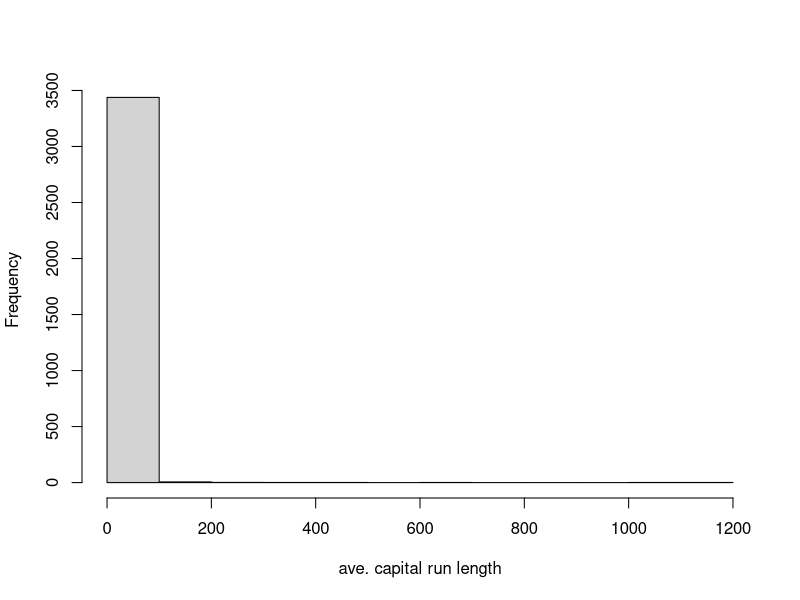
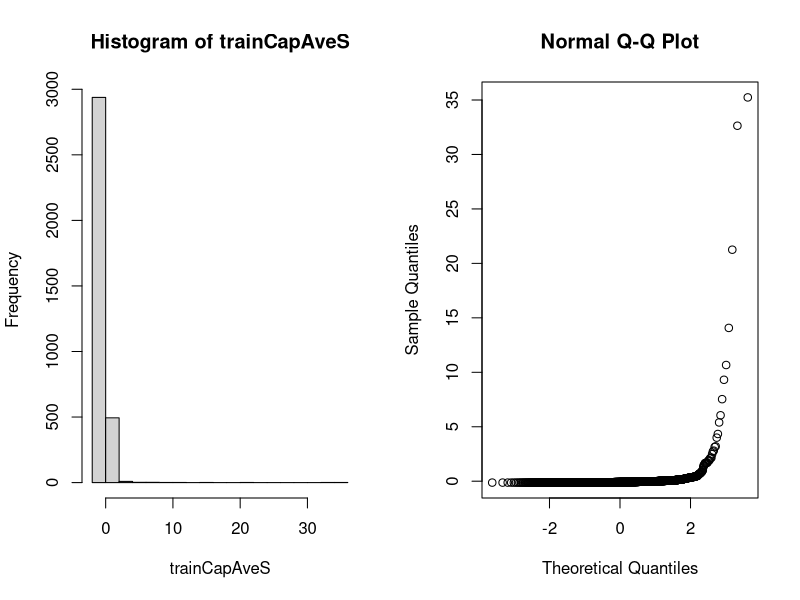

R code for these plots, in order:
        ### SPAM example ###
library(caret); library(kernlab); data(spam)
inTrain <- createDataPartition(y = spam$type,
                               p = .75, list = FALSE)
training <- spam[inTrain, ]
testing <- spam[-inTrain, ]

    # first look
# capitalAve variable is very skewed and variable
hist(training$capitalAve, main = "", 
     xlab = "ave. capital run length")

mean(training$capitalAve)
sd(training$capitalAve)
    
    # standarizing - center and scale
trainCapAve <- training$capitalAve
trainCapAveS <- (trainCapAve - mean(trainCapAve)) / sd(trainCapAve)
mean(trainCapAveS)
sd(trainCapAveS)
# standarizing test set with parameters from training set
testCapAve <- testing$capitalAve
testCapAveS <- (testCapAve - mean(trainCapAve)) / sd(trainCapAve)
mean(testCapAveS)
sd(testCapAveS)
# using preProcess function
preObj <- preProcess(training[ ,-58], method = c("center", "scale"))

trainCapAves <- predict(preObj, training[, -58])$capitalAve
mean(trainCapAves)
sd(trainCapAves)

testCapAveS <- predict(preObj, testing[, -58])$capitalAve
mean(testCapAveS)
sd(testCapAveS)

# passing preProcess as an argument
set.seed(32343)
modelFit <- train(type ~ ., data = training,
                  preProcess = c("center", "scale"), 
                  method = "glm")
modelFit

    # standarising - box-cox transforms
# continuous data -> more normal-like data
preObj <- preProcess(training[ ,-58], method = c("BoxCox"))
trainCapAves <- predict(preObj, training[, -58])$capitalAve
par(mfrow = c(1, 2))
hist(trainCapAveS); qqnorm(trainCapAveS)

    # standarasing - imputing data
library(RANN)
set.seed(13343)
# make some values NA
training$CapAve <- training$capitalAve
selectNA <- rbinom(dim(training)[1], size = 1, prob = 0.05) == 1
training$CapAve[selectNA] <- NA
# impute and standarize
preObj <- preProcess(training[, -58], method = 'knnImpute')
CapAve <- predict(preObj, training[, -58])$CapAve
# standarise true vals
capAveTruth <- training$capitalAve
capAveTruth <- (capAveTruth - mean(capAveTruth)) / sd(capAveTruth)
# compare
quantile(CapAve - capAveTruth)
quantile(CapAve - capAveTruth)[selectNA]
quantile(CapAve - capAveTruth)[!selectNA]
